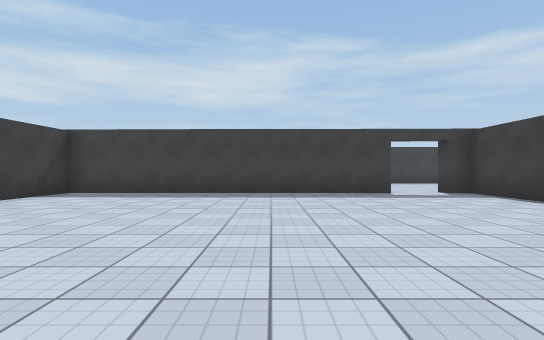
view 1 (above)

14 first-person views from a walk through a Unity game level. The camera is 1.2 m above the floor, looks level and sees 80° across. The floor is counted in squares, 2 m on a side. Each view is taken from the middle of a square. On the plan, view 1 faces up. The plan holds only what a view shows up to about 10 squares ahead; the rest is blank. The place goes on beyond the plan. The player character is not drawn. Door leaves are left out, so doorways stand open. Surface patterns are stand-ins for the level's own textures.

view 2
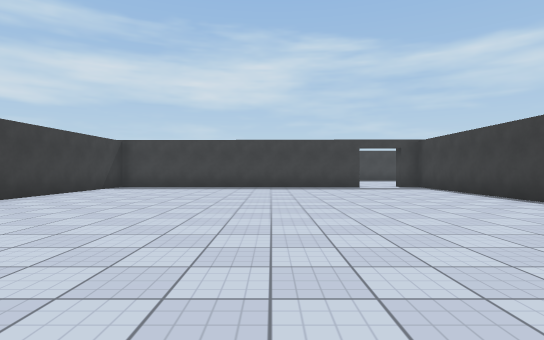

view 3
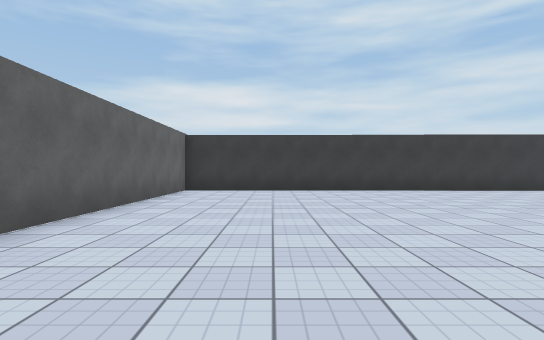

view 4
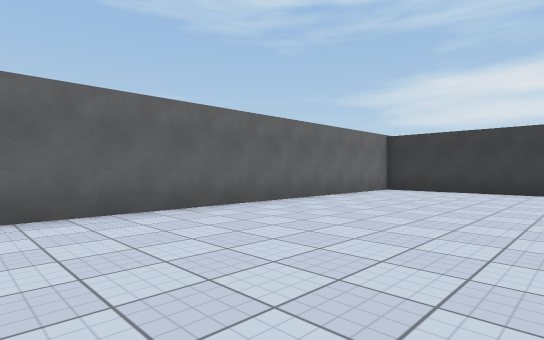

view 5
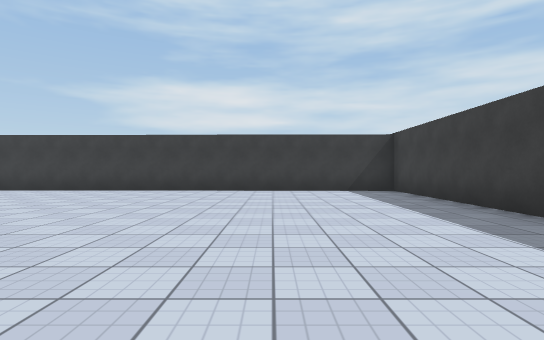

view 6
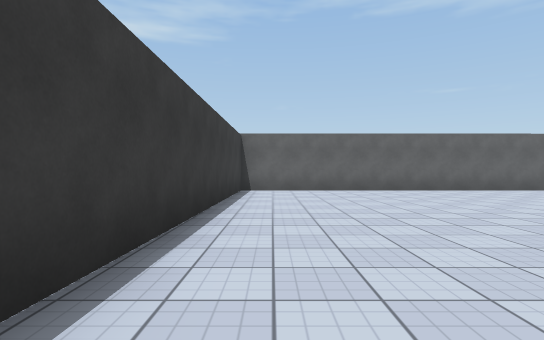

view 7
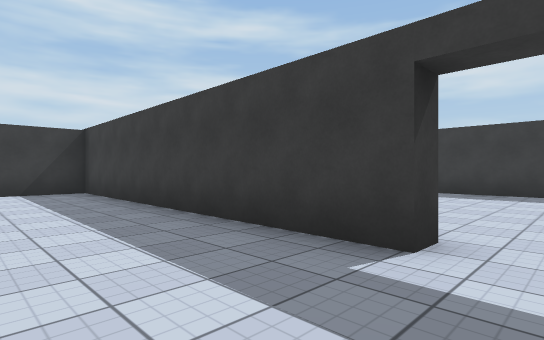

view 8
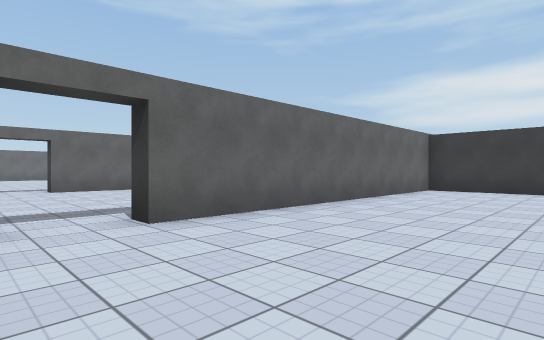

view 9
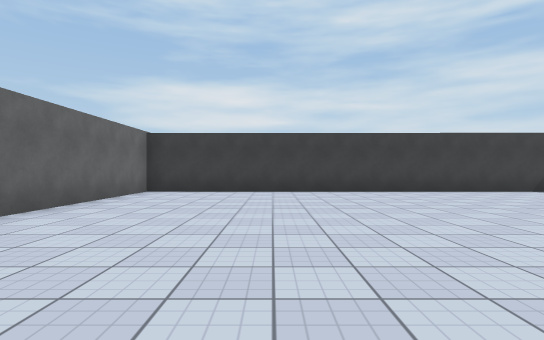

view 10
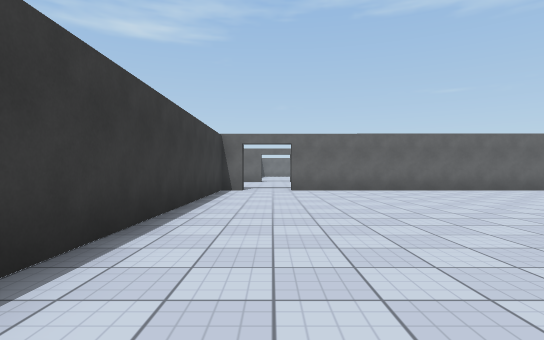

view 11
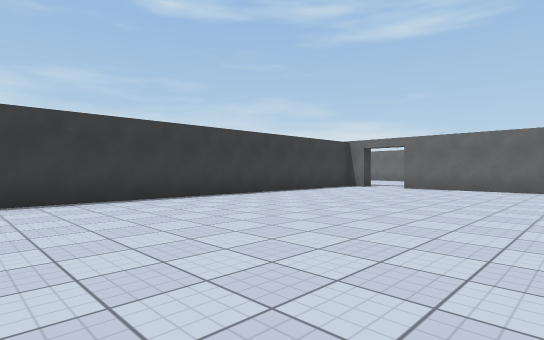

view 12
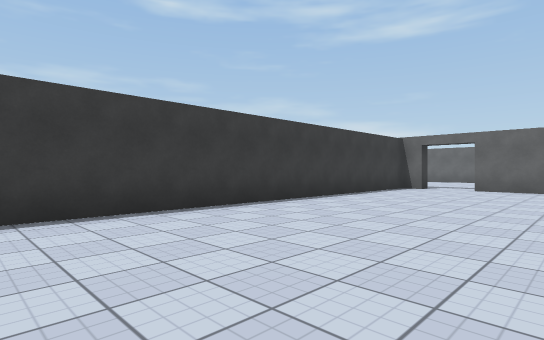

view 13
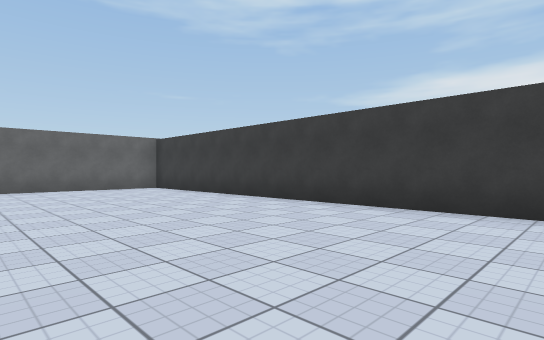

view 14
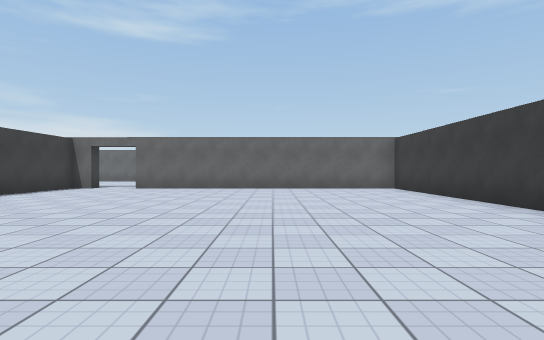

### Floor plan
Points are (right, up) in squares from view 1. A wall is a line through its corners. A room is listed if a view was taken in it or the views show most of it. See-through windows are left out.
Room 1 (views 1, 2, 3, 4, 5, 6, 7)
walls: (3.1, 8.4) (-5.3, 8.5) (-5.5, -3.6) (4.9, -3.5) (5.1, 8.3) (4.5, 8.4)
ways out: open door at (3.7, 8.7)
Room 2 (views 8, 9, 10, 11, 12, 13, 14)
walls: (4.9, 15.5) (5.5, 15.5) (5.5, 25.7); (-4.9, 26.6) (-5, 15.5) (3.4, 15.5)
ways out: open door at (4, 15.5)

Positions as (right, up) in squares from view 1, and headings:
1: (0, 0), facing up
2: (0, -3), facing up
3: (4, -1), facing left
4: (4, 1), facing down-left
5: (4, 5), facing left
6: (4, 6), facing down
7: (4, 6), facing up-left
8: (5, 19), facing down-left
9: (4, 19), facing left
10: (4, 25), facing down
11: (-1, 26), facing down-right
12: (1, 26), facing down-right
13: (0, 26), facing down-left
14: (-1, 26), facing down
